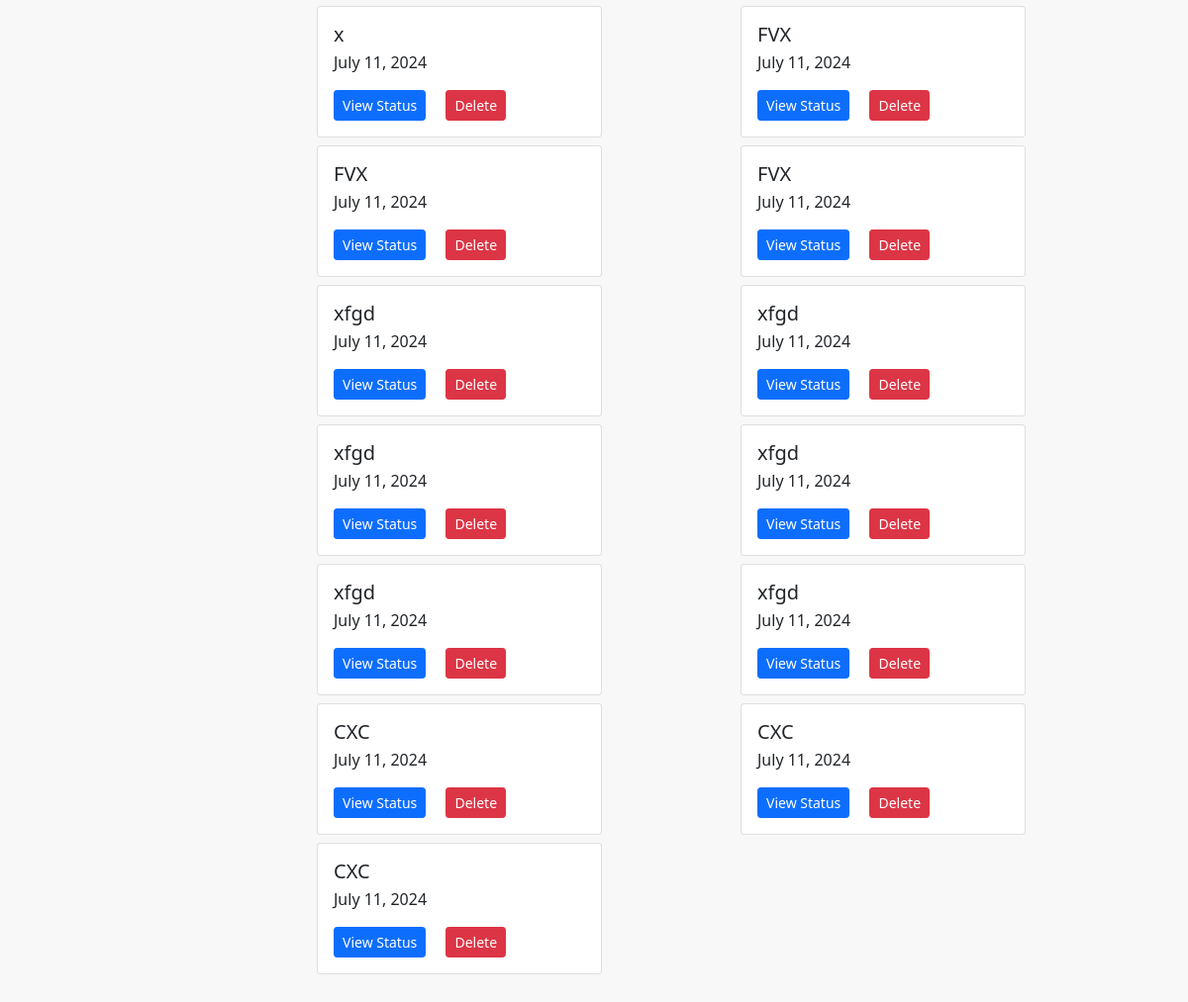
The page /certificate/view_certificate_status (signed in, lower part) on the database as committed earlier.
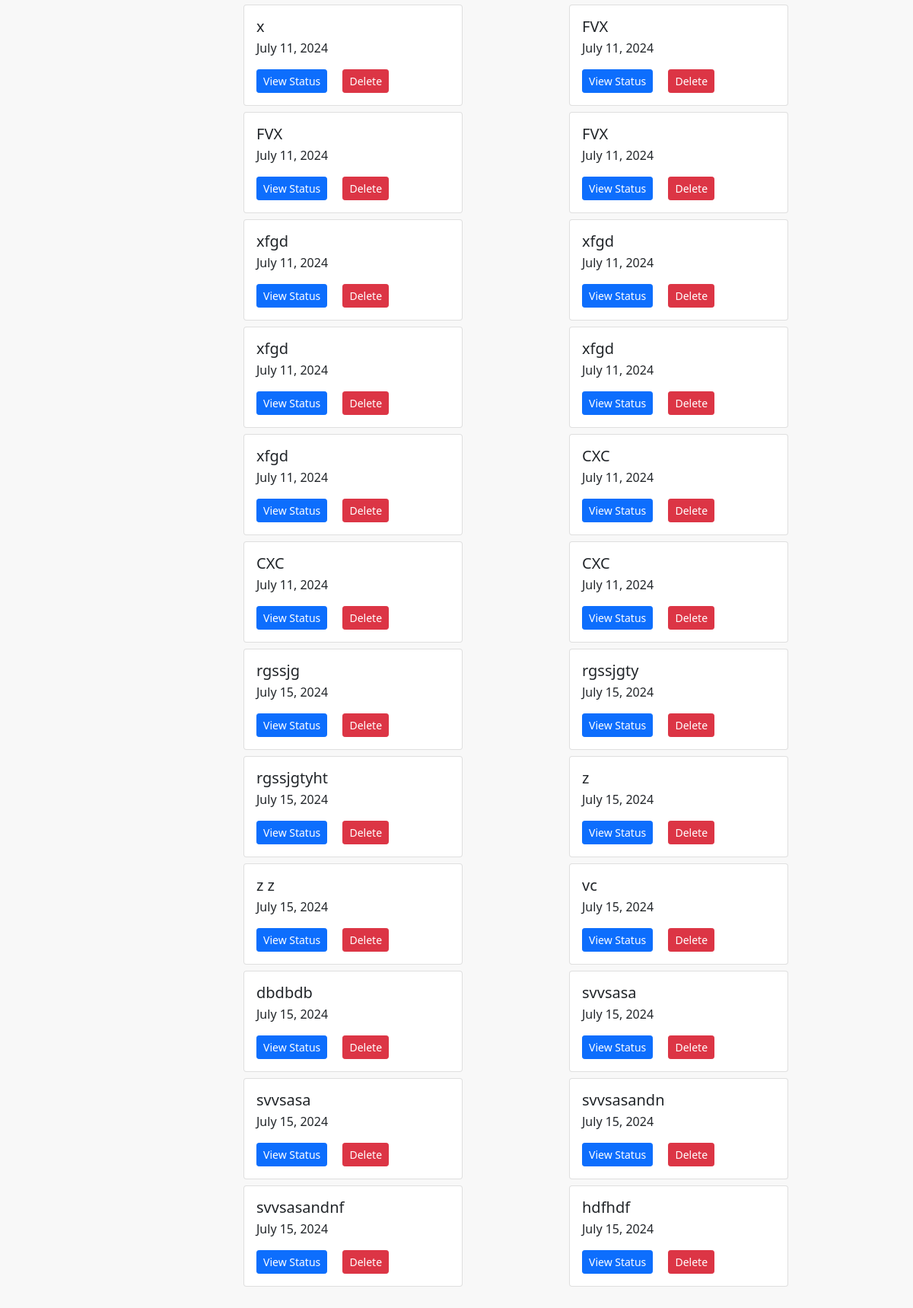
The same page on the database as committed later.
### certificate/models.py (models this page shows, shortened)
class Event(models.Model):
	user = models.ForeignKey(User, on_delete=models.CASCADE)
	event_name = models.CharField(max_length=250)
	date = models.DateField(auto_now_add=True)
	csv_file = models.FileField(upload_to="certificates/csv_files/")
	template = models.FileField(upload_to="certificates/templates/")
	email_column = models.CharField(max_length=250, null=True, blank=True)
	subject = models.CharField(max_length=250, null=True)
	message = models.TextField(null=True, blank=True)
	slug = models.SlugField(null=True, blank=True)

### certificate/views.py (the view)
# urls.py: path('view_certificate_status', view_certificate_status, name="view_certificate_status"),
@login_required
def view_certificate_status(request):
    return render(request, 'certificate/view_certificate_status.html', {
        'events': Event.objects.filter(user=request.user)
    })

### templates/certificate/view_certificate_status.html (shortened to what this page needs)
{% extends 'base.html' %}
{% block body %}
<div class="row">
	{% for event in events %}
	<div class="col-md mb-2">
		<div class="card" style="width: 18rem;">
		  <div class="card-body">
		    <h5 class="card-title">{{event.event_name}}</h5>
		    <p class="card-text">{{event.date}}</p>
		    <a href="{% url 'track' event.id event.slug %}" class="card-link btn btn-sm btn-primary">View Status</a>
		    <a href="{% url 'delete_event' event.id event.slug %}" class="card-link btn btn-sm btn-danger float-right">Delete</a>
		  </div>
		</div>
	</div>
	{% endfor %}
</div>
{% endblock body %}

Rows that differ between the two databases and show on the page:
removed Event: event_name "xfgd", date "July 11, 2024"
added Event: event_name "rgssjg", date "July 15, 2024"
added Event: event_name "rgssjgty", date "July 15, 2024"
added Event: event_name "rgssjgtyht", date "July 15, 2024"
added Event: event_name "z", date "July 15, 2024"
added Event: event_name "z z", date "July 15, 2024"
added Event: event_name "vc", date "July 15, 2024"
added Event: event_name "dbdbdb", date "July 15, 2024"
added Event: event_name "svvsasa", date "July 15, 2024"
added Event: event_name "svvsasa", date "July 15, 2024"
added Event: event_name "svvsasandn", date "July 15, 2024"
added Event: event_name "svvsasandnf", date "July 15, 2024"
added Event: event_name "hdfhdf", date "July 15, 2024"
